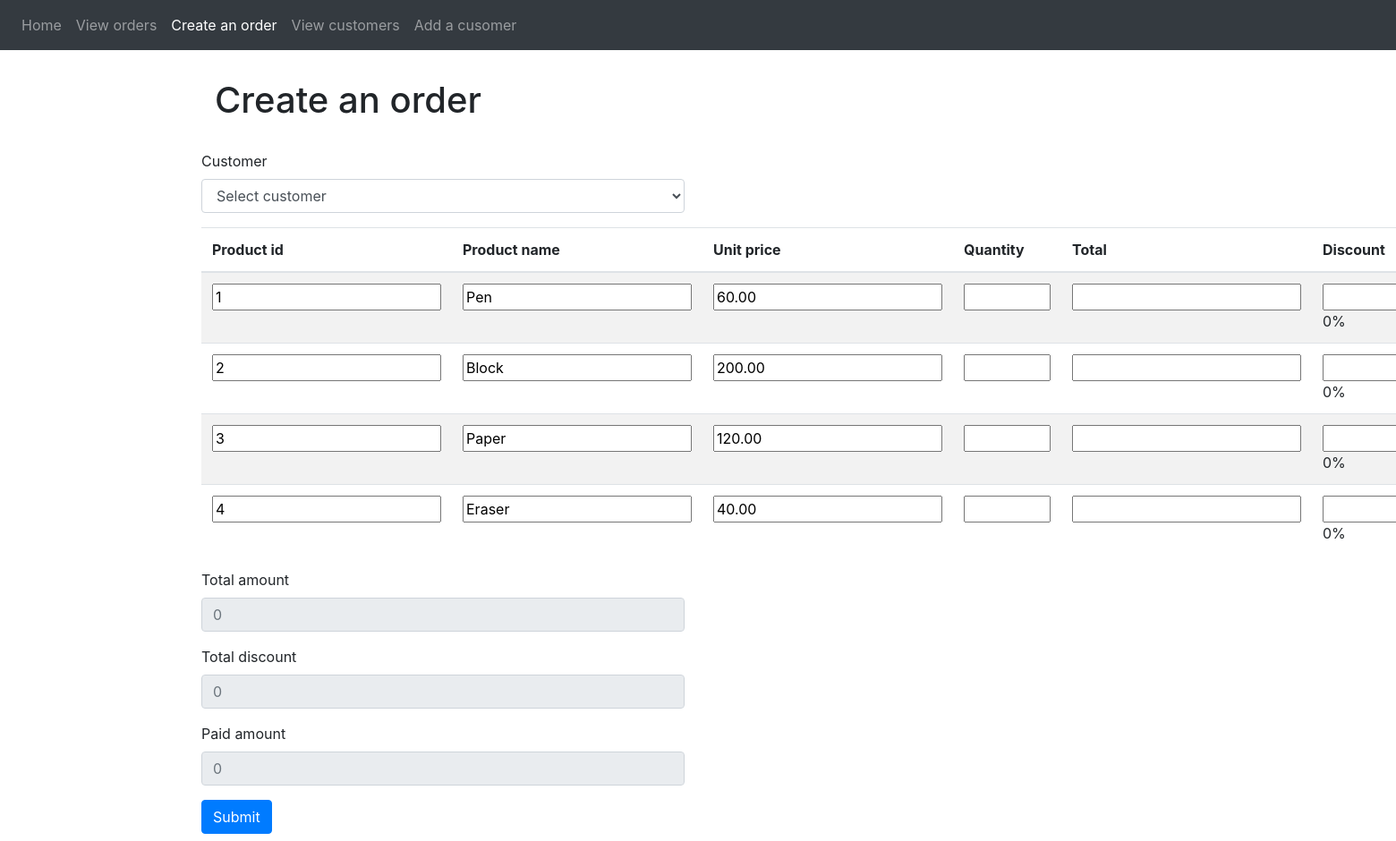
/create-order.php, run on the app's committed database.
### tables this page shows
CREATE TABLE `products` (
  `id` int(11) NOT NULL AUTO_INCREMENT,
  `productname` varchar(100) NOT NULL,
  `unitprice` decimal(6,2) NOT NULL,
  PRIMARY KEY (`id`),
  UNIQUE KEY `id_UNIQUE` (`id`),
  UNIQUE KEY `productname_UNIQUE` (`productname`)
);

### db/db.php (called while the page is built, shortened)
<?php
    abstract class DB{
        protected $db;
        protected $table;
        function  __construct(){
            try{
                $this->db = new \PDO("mysql:host=" . self::DB_HOST . ";dbname=" . self::DB_DB, self::DB_USERNAME, self::DB_PASSWORD);
            }catch(\PDOException $ex){
                echo $ex->getMessage();
            }catch(\Exception $ex){
                echo $ex->getMessage();
            }
        }
        public function fetchValues($val=1, $param=1){
            $query = "SELECT * FROM {$this->table} WHERE {$param} = '$val'";
            $pdoStatementObject = $this->db->query($query, \PDO::FETCH_ASSOC);
            return $pdoStatementObject->fetchAll();
        }
    }
     class Products extends DB{
		function  __construct(){
			$this->table = 'products';
		}
	}
?>

### templates/order-form.php (the view, shortened to what this page needs)
<div class="row">
            <form class=" col-md-6" method="POST">
                <div class="form-group">
                    <label for="customer">Customer</label>
                    <select class="form-control" id="customer" name="customer">
                        <option <?php if($buyer == '') { echo 'selected=""'; } ?> value="">Select customer</option>
                    </select>
                </div>
                <table class="table table-hover table-striped users">
                    <thead class="thead">
                        <tr>
                            <th>Product id</th>
                            <th>Product name</th>
                            <th>Unit price</th>
                            <th>Quantity</th>
                            <th>Total</th>
                            <th>Discount</th>
                        </tr>
                    </thead>
                    <tbody>
                    <?php
                        $val = 0;
                        foreach ($products as $key) {
                            $id = $key['id'];
                            $productname = $key['productname'];
                            $unitprice = $key['unitprice'];
                    ?>
                        <tr>
                            <td><input readonly="readonly" type="text" name="id[]"  value="<?= $id; ?>"></td>
                            <td><input readonly="readonly" type="text" class="productname" name="productname[]" value="<?= $productname; ?>"></td>
                            <td><input readonly="readonly" type="text" class="unitprice" name="unitprice[]" value="<?= $unitprice; ?>"></td>
                            <td><input type="number" class="quantity" name="quantity[]"  value="<?= isset($quantity[$val]) ? $quantity[$val] : ''; ?>" min="0" max="100"></td>
                            <td><input readonly="readonly" type="text" class="total" name="total[]" value="<?= isset($total[$val]) ? $total[$val] : ''; ?>"></td>
                            <td><input readonly="readonly" type="text" class="discount" name="discount[]" value="<?= isset($discount[$val]) ? $discount[$val] : ''; ?>"><span class="discountPercentage"><?= isset($discountpercentage[$val]) ? $discountpercentage[$val] : '0'; ?></span><span>%</span></td>
                        </tr>
                    <?php $val++; }?>
                    </tbody>
                </table>
                <div class="form-group">
                    <label for="totalamount">Total amount</label>
                    <input readonly="readonly" type="text" class="form-control" id="totalamount" name="totalamount" value="<?= $totalamount; ?>" placeholder="0">
                </div>
                <div class="form-group">
                    <label  for="totaldiscount">Total discount</label>
                    <input readonly="readonly" type="text" class="form-control" id="totaldiscount" name="totaldiscount" value="<?= $totaldiscount; ?>" placeholder="0">
                </div>
                <div class="form-group">
                    <label for="paidamount">Paid amount</label>
                    <input readonly="readonly" type="text" class="form-control" id="paidamount" name="paidamount"  value="<?= $paidamount; ?>" placeholder="0">
                </div>
                <button name="submit" type="submit" class="btn btn-primary mb-2">Submit</button>
            </form>
        </div>

### data on the page
products: id "1", productname "Pen", unitprice "60.00"
products: id "2", productname "Block", unitprice "200.00"
products: id "3", productname "Paper", unitprice "120.00"
products: id "4", productname "Eraser", unitprice "40.00"
